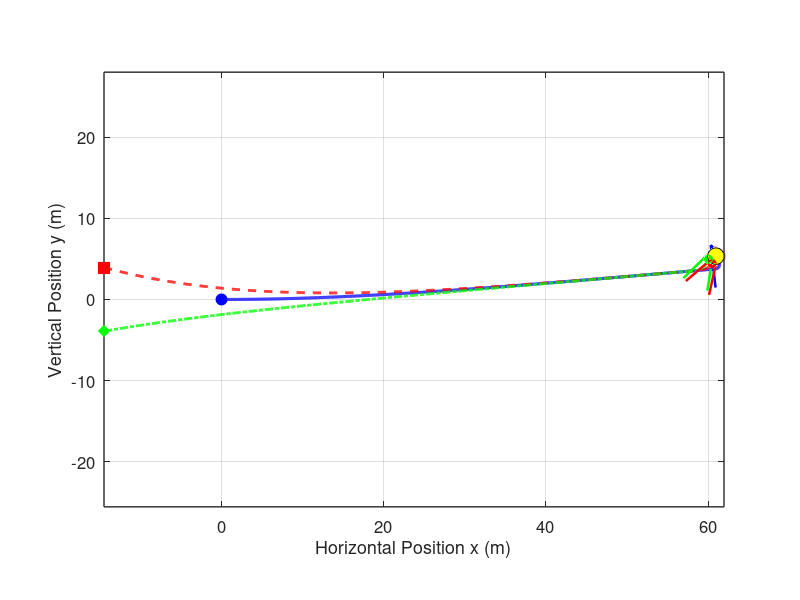

Recreate this plot in MATLAB. (Note: this script raises an error after producing the figure.)
% pair_pursuit.m
% Part 2: Cooperative Pair Hunting (Pure Pursuit + Lead Pursuit Pincer)
clear; clc; close all;
addpath(fileparts(mfilename('fullpath')));

%% 1. Model Parameters
v_p = 60 / 3.6;          % Pursuer speed (16.67 m/s)
v_e = 50 / 3.6;          % Evader speed (13.89 m/s)
R_p = 1.5;               % Pursuer min turning radius (m)
R_e = 0.5;               % Evader min turning radius (m)

w_p_max = v_p / R_p;     % Max angular velocity of pursuer (11.11 rad/s)
w_e_max = v_e / R_e;     % Max angular velocity of evader (27.78 rad/s)

l_cap = 1.0;             % Capture radius (m)
r_det = 25.0;            % Initial detection distance (m) [15, 50]
r_jink = 2.5;            % Critical jink distance (m)
tau_max = 0.6;           % Max look-ahead time for P2 lead pursuit (s)
T_max = 15.0;            % Raptor stamina limit (s)
dt = 0.005;              % Time step (s)
N = round(T_max / dt);
start_distances = [15, 20, 25, 30, 35];
flank_angles = deg2rad([15, 20, 25, 30, 35]);
strategy_root = fileparts(fileparts(mfilename('fullpath')));
plot_folder = fullfile(strategy_root, 'plots', 'normal');
animation_folder = fullfile(strategy_root, 'animations', 'normal');
if ~exist(plot_folder, 'dir')
    mkdir(plot_folder);
end
if ~exist(animation_folder, 'dir')
    mkdir(animation_folder);
end
final_capture_times = zeros(1, numel(start_distances));

for scenario = 1:5
r_det = start_distances(scenario);
%% 2. Initial Conditions (t = 0)
alpha = flank_angles(scenario);

% Preallocate state arrays
x_E  = zeros(1, N); y_E  = zeros(1, N); theta_E  = zeros(1, N);
x_P1 = zeros(1, N); y_P1 = zeros(1, N); theta_P1 = zeros(1, N);
x_P2 = zeros(1, N); y_P2 = zeros(1, N); theta_P2 = zeros(1, N);
d1 = zeros(1, N); d2 = zeros(1, N);
t_vec = (0:N-1) * dt;

% Evader starts at origin facing +x
x_E(1) = 0; y_E(1) = 0; theta_E(1) = 0;

% Pursuer 1 (Top/Left Flank) & Pursuer 2 (Bottom/Right Flank)
x_P1(1) = -r_det * cos(alpha);  y_P1(1) =  r_det * sin(alpha);  theta_P1(1) = 0;
x_P2(1) = -r_det * cos(-alpha); y_P2(1) =  r_det * sin(-alpha); theta_P2(1) = 0;

captured = false;
end_idx = N;
is_jinking = false;
theta_target = 0;
optimal_angle = deg2rad(110);

%% 3. Time-Stepping Simulation Loop (Forward Euler)
for k = 1:N-1
    d1(k) = hypot(x_E(k) - x_P1(k), y_E(k) - y_P1(k));
    d2(k) = hypot(x_E(k) - x_P2(k), y_E(k) - y_P2(k));
    
    if min(d1(k), d2(k)) <= l_cap
        captured = true;
        end_idx = k;
        break;
    end
    
    % --- Pursuer 1 Control: Pure Pursuit (Direct Line-of-Sight) ---
    theta_LOS1 = atan2(y_E(k) - y_P1(k), x_E(k) - x_P1(k));
    dtheta_P1 = atan2(sin(theta_LOS1 - theta_P1(k)), cos(theta_LOS1 - theta_P1(k)));
    if abs(dtheta_P1) <= w_p_max * dt
        w_P1 = dtheta_P1 / dt;
    else
        w_P1 = w_p_max * sign(dtheta_P1);
    end
    
    % --- Pursuer 2 Control: Cooperative Lead Pursuit ---
    tau = min(tau_max, d2(k) / v_p);
    x_lead = x_E(k) + tau * v_e * cos(theta_E(k));
    y_lead = y_E(k) + tau * v_e * sin(theta_E(k));
    
    theta_LOS2 = atan2(y_lead - y_P2(k), x_lead - x_P2(k));
    dtheta_P2 = atan2(sin(theta_LOS2 - theta_P2(k)), cos(theta_LOS2 - theta_P2(k)));
    if abs(dtheta_P2) <= w_p_max * dt
        w_P2 = dtheta_P2 / dt;
    else
        w_P2 = w_p_max * sign(dtheta_P2);
    end
    
    % --- Evader Control: Inside Cut with Reset ---
    if is_jinking && min(d1(k), d2(k)) > r_jink + 1.5
        is_jinking = false;
    end

    if ~is_jinking && (d1(k) <= r_jink || d2(k) <= r_jink)
        is_jinking = true;
        if d1(k) <= d2(k)
            theta_target = theta_LOS1 + optimal_angle;
        else
            theta_target = theta_LOS2 - optimal_angle;
        end
    end

    if is_jinking
        dtheta_E = atan2(sin(theta_target - theta_E(k)), ...
            cos(theta_target - theta_E(k)));
        if abs(dtheta_E) <= w_e_max * dt
            w_E = dtheta_E / dt;
        else
            w_E = w_e_max * sign(dtheta_E);
        end
    else
        vx_threat = (x_E(k) - x_P1(k))/d1(k) + (x_E(k) - x_P2(k))/d2(k);
        vy_threat = (y_E(k) - y_P1(k))/d1(k) + (y_E(k) - y_P2(k))/d2(k);
        theta_flee = atan2(vy_threat, vx_threat);
        dtheta_E = atan2(sin(theta_flee - theta_E(k)), cos(theta_flee - theta_E(k)));
        if abs(dtheta_E) <= w_e_max * dt
            w_E = dtheta_E / dt;
        else
            w_E = w_e_max * sign(dtheta_E);
        end
    end
    
    % --- Euler Kinematic Updates ---
    x_P1(k+1) = x_P1(k) + v_p * cos(theta_P1(k)) * dt;
    y_P1(k+1) = y_P1(k) + v_p * sin(theta_P1(k)) * dt;
    theta_P1(k+1) = theta_P1(k) + w_P1 * dt;
    
    x_P2(k+1) = x_P2(k) + v_p * cos(theta_P2(k)) * dt;
    y_P2(k+1) = y_P2(k) + v_p * sin(theta_P2(k)) * dt;
    theta_P2(k+1) = theta_P2(k) + w_P2 * dt;
    
    x_E(k+1) = x_E(k) + v_e * cos(theta_E(k)) * dt;
    y_E(k+1) = y_E(k) + v_e * sin(theta_E(k)) * dt;
    theta_E(k+1) = theta_E(k) + w_E * dt;
end

d1(end_idx) = hypot(x_E(end_idx) - x_P1(end_idx), y_E(end_idx) - y_P1(end_idx));
d2(end_idx) = hypot(x_E(end_idx) - x_P2(end_idx), y_E(end_idx) - y_P2(end_idx));
final_capture_times(scenario) = t_vec(end_idx);

%% 4. Figure 1: Combined 2D Trajectory Plot (All 3 Players on Same Axis)
figure('Color', 'w', 'Position', [80, 80, 1050, 700]);
hold on; grid on; axis equal;

% Plot all 3 trajectories on the same axis
plot(x_E(1:end_idx),  y_E(1:end_idx),  'b-',  'LineWidth', 2.2, 'DisplayName', 'Evader (E)');
plot(x_P1(1:end_idx), y_P1(1:end_idx), 'r--', 'LineWidth', 2.0, 'DisplayName', 'Raptor 1 (P_1 - Pure Pursuit)');
plot(x_P2(1:end_idx), y_P2(1:end_idx), 'g-.', 'LineWidth', 2.0, 'DisplayName', 'Raptor 2 (P_2 - Lead Pursuit)');

% Plot Start Positions (t = 0)
plot(x_E(1),  y_E(1),  'bo', 'MarkerSize', 8, 'MarkerFaceColor', 'b', 'HandleVisibility', 'off');
plot(x_P1(1), y_P1(1), 'rs', 'MarkerSize', 8, 'MarkerFaceColor', 'r', 'HandleVisibility', 'off');
plot(x_P2(1), y_P2(1), 'gd', 'MarkerSize', 8, 'MarkerFaceColor', 'g', 'HandleVisibility', 'off');

% Plot Final/Capture Positions
plot(x_E(end_idx),  y_E(end_idx),  'ko', 'MarkerSize', 12, ...
    'MarkerFaceColor', 'y', 'DisplayName', 'Capture Point');
plot(x_P1(end_idx), y_P1(end_idx), 'ro', 'MarkerSize', 6, 'MarkerFaceColor', 'r', 'HandleVisibility', 'off');
plot(x_P2(end_idx), y_P2(end_idx), 'go', 'MarkerSize', 6, 'MarkerFaceColor', 'g', 'HandleVisibility', 'off');

% Plot Capture Radius Circle around Evader's Final Position
th_circ = linspace(0, 2*pi, 100);
plot(x_E(end_idx) + l_cap*cos(th_circ), y_E(end_idx) + l_cap*sin(th_circ), ...
    'm--', 'LineWidth', 2.2, 'DisplayName', 'Capture Radius (1.0 m)');

% Show each player's final heading as a single colored arrow.
quiver(x_E(end_idx), y_E(end_idx), cos(theta_E(end_idx)), sin(theta_E(end_idx)), ...
    1.5, 'b', 'LineWidth', 1.8, 'MaxHeadSize', 2, 'HandleVisibility', 'off');
quiver(x_P1(end_idx), y_P1(end_idx), cos(theta_P1(end_idx)), sin(theta_P1(end_idx)), ...
    1.5, 'r', 'LineWidth', 1.8, 'MaxHeadSize', 2, 'HandleVisibility', 'off');
quiver(x_P2(end_idx), y_P2(end_idx), cos(theta_P2(end_idx)), sin(theta_P2(end_idx)), ...
    1.5, 'g', 'LineWidth', 1.8, 'MaxHeadSize', 2, 'HandleVisibility', 'off');

set(gca, 'FontSize', 12, 'LineWidth', 1.0, 'Box', 'on');
xlabel('Horizontal Position x (m)', 'FontSize', 13);
ylabel('Vertical Position y (m)', 'FontSize', 13);
title(sprintf('Part 2: Pair Hunting Trajectories (r_{det} = %.0f m, t_{final} = %.2f s, Min Dist = %.2f m)', ...
    r_det, t_vec(end_idx), min([d1(1:end_idx), d2(1:end_idx)], [], 'all')), 'FontSize', 14);
legend('Location', 'best');
exportgraphics(gcf, fullfile(plot_folder, sprintf('strategy_2_trajectory_%d_normal.png', scenario)), 'Resolution', 200);
create_trajectory_animation_2(t_vec(1:end_idx), x_E(1:end_idx), y_E(1:end_idx), ...
    theta_E(1:end_idx), x_P1(1:end_idx), y_P1(1:end_idx), theta_P1(1:end_idx), ...
    x_P2(1:end_idx), y_P2(1:end_idx), theta_P2(1:end_idx), r_det, l_cap, ...
    fullfile(animation_folder, sprintf('scenario_%d.mp4', scenario)));

%% 5. Figure 2: Separation Distance Plot
figure('Color', 'w', 'Position', [180, 120, 850, 550]);
hold on; grid on;
plot(t_vec(1:end_idx), d1(1:end_idx), 'r-', 'LineWidth', 1.8, 'DisplayName', 'd_1(t) (Raptor 1)');
plot(t_vec(1:end_idx), d2(1:end_idx), 'g-', 'LineWidth', 1.8, 'DisplayName', 'd_2(t) (Raptor 2)');
yline(l_cap, 'k--', 'Capture Threshold (l = 1.0 m)', 'LineWidth', 1.5, 'HandleVisibility', 'off');
set(gca, 'FontSize', 12, 'LineWidth', 1.0, 'Box', 'on');
xlabel('Time t (s)', 'FontSize', 13);
ylabel('Distance to Prey (m)', 'FontSize', 13);
title(sprintf('Part 2: Pair Separation Distances vs. Time (t_{final} = %.2f s)', ...
    final_capture_times(scenario)), 'FontSize', 14);
legend('Location', 'southoutside', 'NumColumns', 2);
exportgraphics(gcf, fullfile(plot_folder, sprintf('strategy_2_separation_%d_normal.png', scenario)), 'Resolution', 200);
close all;
end

%% 6. Jink-Distance Sweep: Capture Time Histogram
jink_distances = 1.0:0.25:8.0;
capture_times = zeros(5, numel(jink_distances));

for scenario = 1:5
    for j = 1:numel(jink_distances)
        capture_times(scenario, j) = simulate_capture_time( ...
            start_distances(scenario), flank_angles(scenario), ...
            jink_distances(j), v_p, v_e, R_p, R_e, l_cap, ...
            tau_max, T_max, dt);
    end
end

figure('Color', 'w', 'Position', [80, 80, 1200, 850]);
for scenario = 1:5
    subplot(3, 2, scenario);
    bar(jink_distances, capture_times(scenario, :), 1.0, ...
        'FaceColor', [0.25, 0.65, 0.35], 'EdgeColor', 'none');
    hold on; grid on;

    [max_capture_time, max_idx] = max(capture_times(scenario, :));
    plot(jink_distances(max_idx), max_capture_time, 'r^', ...
        'MarkerSize', 9, 'MarkerFaceColor', 'r');
    xline(jink_distances(max_idx), 'r--', 'LineWidth', 1.2);

    xlabel('Jink distance (m)');
    ylabel('Capture time (s)');
    title(sprintf('Scenario %d (r_{det} = %.0f m, t_{final} = %.2f s)', ...
        scenario, start_distances(scenario), final_capture_times(scenario)));
    legend('Capture time', sprintf('Maximum: %.2f m', jink_distances(max_idx)), ...
        'Location', 'best');
    set(gca, 'FontSize', 10, 'Box', 'on');
end

sgtitle('Strategy 2: Capture Time for a Range of Jink Distances (final times shown per scenario)');
exportgraphics(gcf, fullfile(plot_folder, 'strategy_2_jink_distance_capture_time_normal.png'), ...
    'Resolution', 200);
close all;

fprintf('Strategy 2 maximum capture times by scenario:\n');
for scenario = 1:5
    [max_capture_time, max_idx] = max(capture_times(scenario, :));
    fprintf('  Scenario %d: %.2f m jink distance -> %.2f s capture time\n', ...
        scenario, jink_distances(max_idx), max_capture_time);
end

%% 7. Jink-Angle Sweep: Capture Time Histogram
angle_offsets = deg2rad(0:5:180);
angle_capture_times = zeros(5, numel(angle_offsets));

for scenario = 1:5
    for j = 1:numel(angle_offsets)
        angle_capture_times(scenario, j) = simulate_capture_time_angle( ...
            start_distances(scenario), flank_angles(scenario), r_jink, ...
            angle_offsets(j), v_p, v_e, R_p, R_e, l_cap, tau_max, ...
            T_max, dt);
    end
end

figure('Color', 'w', 'Position', [80, 80, 1200, 850]);
for scenario = 1:5
    subplot(3, 2, scenario);
    bar(rad2deg(angle_offsets), angle_capture_times(scenario, :), 1.0, ...
        'FaceColor', [0.75, 0.45, 0.20], 'EdgeColor', 'none');
    hold on; grid on;

    [max_capture_time, max_idx] = max(angle_capture_times(scenario, :));
    plot(rad2deg(angle_offsets(max_idx)), max_capture_time, 'r^', ...
        'MarkerSize', 9, 'MarkerFaceColor', 'r');
    xline(rad2deg(angle_offsets(max_idx)), 'r--', 'LineWidth', 1.2);

    xlabel('Jink angle offset (degrees)');
    ylabel('Capture time (s)');
    title(sprintf('Scenario %d (r_{det} = %.0f m, t_{final} = %.2f s)', ...
        scenario, start_distances(scenario), final_capture_times(scenario)));
    legend('Capture time', sprintf('Maximum: %.0f deg', ...
        rad2deg(angle_offsets(max_idx))), 'Location', 'best');
    set(gca, 'FontSize', 10, 'Box', 'on');
end

sgtitle(sprintf('Strategy 2: Capture Time by Jink Angle (r_{jink} = %.1f m)', ...
    r_jink));
exportgraphics(gcf, fullfile(plot_folder, 'strategy_2_jink_angle_capture_time_normal.png'), ...
    'Resolution', 200);
close all;

fprintf('Strategy 2 maximum capture angles by scenario:\n');
for scenario = 1:5
    [max_capture_time, max_idx] = max(angle_capture_times(scenario, :));
    fprintf('  Scenario %d: %.0f degree angle -> %.2f s capture time\n', ...
        scenario, rad2deg(angle_offsets(max_idx)), max_capture_time);
end

function capture_time = simulate_capture_time(r_det, alpha, r_jink, ...
    v_p, v_e, R_p, R_e, l_cap, tau_max, T_max, dt)
    w_p_max = v_p / R_p;
    w_e_max = v_e / R_e;
    N = round(T_max / dt);

    x_E = 0;
    y_E = 0;
    theta_E = 0;
    x_P1 = -r_det * cos(alpha);
    y_P1 = r_det * sin(alpha);
    theta_P1 = 0;
    x_P2 = -r_det * cos(-alpha);
    y_P2 = r_det * sin(-alpha);
    theta_P2 = 0;
    capture_time = T_max;
    is_jinking = false;
    theta_target = 0;
    optimal_angle = deg2rad(110);

    for k = 1:N-1
        d1 = hypot(x_E - x_P1, y_E - y_P1);
        d2 = hypot(x_E - x_P2, y_E - y_P2);
        if min(d1, d2) <= l_cap
            capture_time = (k - 1) * dt;
            return;
        end

        theta_LOS1 = atan2(y_E - y_P1, x_E - x_P1);
        dtheta_P1 = atan2(sin(theta_LOS1 - theta_P1), ...
            cos(theta_LOS1 - theta_P1));
        if abs(dtheta_P1) <= w_p_max * dt
            w_P1 = dtheta_P1 / dt;
        else
            w_P1 = w_p_max * sign(dtheta_P1);
        end

        tau = min(tau_max, d2 / v_p);
        x_lead = x_E + tau * v_e * cos(theta_E);
        y_lead = y_E + tau * v_e * sin(theta_E);
        theta_LOS2 = atan2(y_lead - y_P2, x_lead - x_P2);
        dtheta_P2 = atan2(sin(theta_LOS2 - theta_P2), ...
            cos(theta_LOS2 - theta_P2));
        if abs(dtheta_P2) <= w_p_max * dt
            w_P2 = dtheta_P2 / dt;
        else
            w_P2 = w_p_max * sign(dtheta_P2);
        end

        if is_jinking && min(d1, d2) > r_jink + 1.5
            is_jinking = false;
        end

        if ~is_jinking && (d1 <= r_jink || d2 <= r_jink)
            is_jinking = true;
            if d1 <= d2
                theta_target = theta_LOS1 + optimal_angle;
            else
                theta_target = theta_LOS2 - optimal_angle;
            end
        end

        if is_jinking
            dtheta_E = atan2(sin(theta_target - theta_E), ...
                cos(theta_target - theta_E));
            if abs(dtheta_E) <= w_e_max * dt
                w_E = dtheta_E / dt;
            else
                w_E = w_e_max * sign(dtheta_E);
            end
        else
            vx_threat = (x_E - x_P1) / d1 + (x_E - x_P2) / d2;
            vy_threat = (y_E - y_P1) / d1 + (y_E - y_P2) / d2;
            theta_flee = atan2(vy_threat, vx_threat);
            dtheta_E = atan2(sin(theta_flee - theta_E), ...
                cos(theta_flee - theta_E));
            if abs(dtheta_E) <= w_e_max * dt
                w_E = dtheta_E / dt;
            else
                w_E = w_e_max * sign(dtheta_E);
            end
        end

        x_P1 = x_P1 + v_p * cos(theta_P1) * dt;
        y_P1 = y_P1 + v_p * sin(theta_P1) * dt;
        theta_P1 = theta_P1 + w_P1 * dt;
        x_P2 = x_P2 + v_p * cos(theta_P2) * dt;
        y_P2 = y_P2 + v_p * sin(theta_P2) * dt;
        theta_P2 = theta_P2 + w_P2 * dt;
        x_E = x_E + v_e * cos(theta_E) * dt;
        y_E = y_E + v_e * sin(theta_E) * dt;
        theta_E = theta_E + w_E * dt;
    end
end

function capture_time = simulate_capture_time_angle(r_det, alpha, r_jink, ...
    angle_offset, v_p, v_e, R_p, R_e, l_cap, tau_max, T_max, dt)
    w_p_max = v_p / R_p;
    w_e_max = v_e / R_e;
    N = round(T_max / dt);

    x_E = 0;
    y_E = 0;
    theta_E = 0;
    x_P1 = -r_det * cos(alpha);
    y_P1 = r_det * sin(alpha);
    theta_P1 = 0;
    x_P2 = -r_det * cos(-alpha);
    y_P2 = r_det * sin(-alpha);
    theta_P2 = 0;
    capture_time = T_max;
    is_jinking = false;
    theta_target = 0;

    for k = 1:N-1
        d1 = hypot(x_E - x_P1, y_E - y_P1);
        d2 = hypot(x_E - x_P2, y_E - y_P2);
        if min(d1, d2) <= l_cap
            capture_time = (k - 1) * dt;
            return;
        end

        theta_LOS1 = atan2(y_E - y_P1, x_E - x_P1);
        dtheta_P1 = atan2(sin(theta_LOS1 - theta_P1), ...
            cos(theta_LOS1 - theta_P1));
        if abs(dtheta_P1) <= w_p_max * dt
            w_P1 = dtheta_P1 / dt;
        else
            w_P1 = w_p_max * sign(dtheta_P1);
        end

        tau = min(tau_max, d2 / v_p);
        x_lead = x_E + tau * v_e * cos(theta_E);
        y_lead = y_E + tau * v_e * sin(theta_E);
        theta_LOS2 = atan2(y_lead - y_P2, x_lead - x_P2);
        dtheta_P2 = atan2(sin(theta_LOS2 - theta_P2), ...
            cos(theta_LOS2 - theta_P2));
        if abs(dtheta_P2) <= w_p_max * dt
            w_P2 = dtheta_P2 / dt;
        else
            w_P2 = w_p_max * sign(dtheta_P2);
        end

        if is_jinking && min(d1, d2) > r_jink + 1.5
            is_jinking = false;
        end

        if ~is_jinking && (d1 <= r_jink || d2 <= r_jink)
            is_jinking = true;
            if d1 <= d2
                theta_target = theta_LOS1 + angle_offset;
            else
                theta_target = theta_LOS2 - angle_offset;
            end
        end

        if is_jinking
            dtheta_E = atan2(sin(theta_target - theta_E), ...
                cos(theta_target - theta_E));
            if abs(dtheta_E) <= w_e_max * dt
                w_E = dtheta_E / dt;
            else
                w_E = w_e_max * sign(dtheta_E);
            end
        else
            vx_threat = (x_E - x_P1) / d1 + (x_E - x_P2) / d2;
            vy_threat = (y_E - y_P1) / d1 + (y_E - y_P2) / d2;
            theta_flee = atan2(vy_threat, vx_threat);
            dtheta_E = atan2(sin(theta_flee - theta_E), ...
                cos(theta_flee - theta_E));
            if abs(dtheta_E) <= w_e_max * dt
                w_E = dtheta_E / dt;
            else
                w_E = w_e_max * sign(dtheta_E);
            end
        end

        x_P1 = x_P1 + v_p * cos(theta_P1) * dt;
        y_P1 = y_P1 + v_p * sin(theta_P1) * dt;
        theta_P1 = theta_P1 + w_P1 * dt;
        x_P2 = x_P2 + v_p * cos(theta_P2) * dt;
        y_P2 = y_P2 + v_p * sin(theta_P2) * dt;
        theta_P2 = theta_P2 + w_P2 * dt;
        x_E = x_E + v_e * cos(theta_E) * dt;
        y_E = y_E + v_e * sin(theta_E) * dt;
        theta_E = theta_E + w_E * dt;
    end
end
